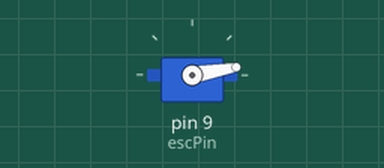
This sketch was run on a simulated Arduino Uno, built with avr-gcc and run on an emulated ATmega328P. On the bench: servo.

Above: at 5.05 s.
At 5.25 s:
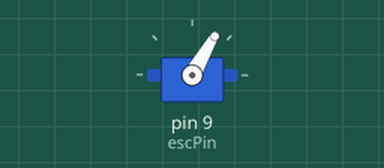
At 7.8 s:
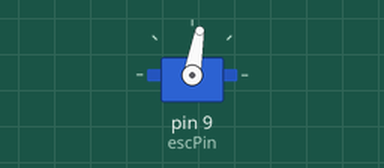
At 10.55 s:
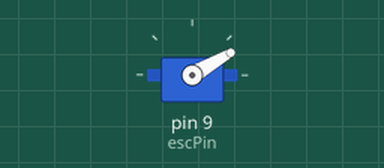
Timing chart, 0 to 13.7 s (numbered marks = the images above):
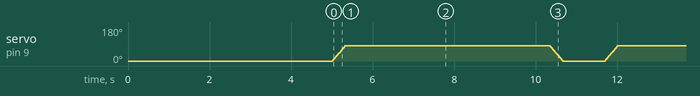

The sketch:

motor_test_2.ino
```cpp
#include <Servo.h>
Servo esc;
int escPin = 9;  // 또는 44
int throttle = 0;
void setup() {
  esc.attach(escPin, 1000, 2000);
  esc.write(0);
  delay(5000);
}
void loop() {
  for (throttle = 0; throttle <= 80; throttle += 5) {
    esc.write(throttle);
    delay(20);
  }
  esc.write(80);
  delay(5000);
  for (throttle = 80; throttle >= 0; throttle -= 5) {
    esc.write(throttle);
    delay(20);
  }
  esc.write(0);
  delay(1000);
}
```
